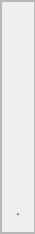
        <widget class="QFrame" name="center_left_frame">
         <property name="minimumSize">
          <size>
           <width>35</width>
           <height>0</height>
          </size>
         </property>
         <property name="maximumSize">
          <size>
           <width>20</width>
           <height>16777215</height>
          </size>
         </property>
         <property name="frameShape">
          <enum>QFrame::StyledPanel</enum>
         </property>
         <property name="frameShadow">
          <enum>QFrame::Raised</enum>
         </property>
         <layout class="QHBoxLayout" name="horizontalLayout_8">
          <property name="spacing">
           <number>0</number>
          </property>
          <property name="leftMargin">
           <number>0</number>
          </property>
          <property name="topMargin">
           <number>0</number>
          </property>
          <property name="rightMargin">
           <number>0</number>
          </property>
          <property name="bottomMargin">
           <number>0</number>
          </property>
          <item alignment="Qt::AlignLeft|Qt::AlignTop">
           <widget class="QFrame" name="menu_frame">
            <property name="minimumSize">
             <size>
              <width>100</width>
              <height>0</height>
             </size>
            </property>
            <property name="font">
             <font>
              <family>SansSerif</family>
              <pointsize>12</pointsize>
              <weight>75</weight>
              <bold>true</bold>
             </font>
            </property>
            <property name="styleSheet">
             <string notr="true">QPushButton{
border:none;
}</string>
            </property>
            <property name="frameShape">
             <enum>QFrame::StyledPanel</enum>
            </property>
            <property name="frameShadow">
             <enum>QFrame::Raised</enum>
            </property>
            <layout class="QGridLayout" name="gridLayout">
             <property name="leftMargin">
              <number>0</number>
             </property>
             <property name="topMargin">
              <number>5</number>
             </property>
             <property name="rightMargin">
              <number>0</number>
             </property>
             <property name="bottomMargin">
              <number>5</number>
             </property>
             <property name="horizontalSpacing">
              <number>5</number>
             </property>
             <property name="verticalSpacing">
              <number>15</number>
             </property>
             <item row="1" column="0">
              <widget class="QPushButton" name="video_btn">
               <property name="minimumSize">
                <size>
                 <width>32</width>
                 <height>32</height>
                </size>
               </property>
               <property name="maximumSize">
                <size>
                 <width>32</width>
                 <height>32</height>
                </size>
               </property>
               <property name="text">
                <string/>
               </property>
               <property name="icon">
                <iconset resource="asserts/icon/icon.qrc">
                 <normaloff>:/icon/video.svg</normaloff>:/icon/video.svg</iconset>
               </property>
               <property name="iconSize">
                <size>
                 <width>32</width>
                 <height>32</height>
                </size>
               </property>
              </widget>
             </item>
             <item row="0" column="1">
              <widget class="QLabel" name="label">
               <property name="font">
                <font>
                 <family>SansSerif</family>
                 <pointsize>12</pointsize>
                 <weight>75</weight>
                 <bold>true</bold>
                </font>
               </property>
               <property name="text">
                <string>Audio</string>
               </property>
              </widget>
             </item>
             <item row="3" column="0">
              <widget class="QPushButton" name="setting_btn">
               <property name="minimumSize">
                <size>
                 <width>32</width>
                 <height>32</height>
                </size>
               </property>
               <property name="maximumSize">
                <size>
                 <width>32</width>
                 <height>32</height>
                </size>
               </property>
               <property name="text">
                <string/>
               </property>
               <property name="icon">
                <iconset resource="asserts/icon/icon.qrc">
                 <normaloff>:/icon/setting.svg</normaloff>:/icon/setting.svg</iconset>
               </property>
               <property name="iconSize">
                <size>
                 <width>32</width>
                 <height>32</height>
                </size>
               </property>
              </widget>
             </item>
             <item row="4" column="1">
              <widget class="QLabel" name="label_5">
               <property name="text">
                <string>TextLabel</string>
               </property>
              </widget>
             </item>
             <item row="1" column="1">
              <widget class="QLabel" name="label_2">
               <property name="font">
                <font>
                 <family>SansSerif</family>
                 <pointsize>12</pointsize>
                 <weight>75</weight>
                 <bold>true</bold>
                </font>
               </property>
               <property name="text">
                <string>Video</string>
               </property>
              </widget>
             </item>
             <item row="2" column="0">
              <widget class="QPushButton" name="chat_btn">
               <property name="minimumSize">
                <size>
                 <width>32</width>
                 <height>32</height>
                </size>
               </property>
               <property name="maximumSize">
                <size>
                 <width>32</width>
                 <height>32</height>
                </size>
               </property>
               <property name="text">
                <string/>
               </property>
               <property name="icon">
                <iconset resource="asserts/icon/icon.qrc">
                 <normaloff>:/icon/chat.svg</normaloff>:/icon/chat.svg</iconset>
               </property>
               <property name="iconSize">
                <size>
                 <width>32</width>
                 <height>32</height>
                </size>
               </property>
              </widget>
             </item>
             <item row="4" column="0">
              <widget class="QPushButton" name="pushButton_5">
               <property name="minimumSize">
                <size>
                 <width>32</width>
                 <height>32</height>
                </size>
               </property>
               <property name="maximumSize">
                <size>
                 <width>32</width>
                 <height>32</height>
                </size>
               </property>
               <property name="text">
                <string>.</string>
               </property>
              </widget>
             </item>
             <item row="2" column="1">
              <widget class="QLabel" name="label_3">
               <property name="font">
                <font>
                 <family>SansSerif</family>
                 <pointsize>12</pointsize>
                 <weight>75</weight>
                 <bold>true</bold>
                </font>
               </property>
               <property name="text">
                <string>Chat</string>
               </property>
              </widget>
             </item>
             <item row="3" column="1">
              <widget class="QLabel" name="label_4">
               <property name="text">
                <string>TextLabel</string>
               </property>
              </widget>
             </item>
             <item row="0" column="0">
              <widget class="QPushButton" name="audio_btn">
               <property name="enabled">
                <bool>true</bool>
               </property>
               <property name="sizePolicy">
                <sizepolicy hsizetype="Minimum" vsizetype="Fixed">
                 <horstretch>0</horstretch>
                 <verstretch>0</verstretch>
                </sizepolicy>
               </property>
               <property name="minimumSize">
                <size>
                 <width>32</width>
                 <height>32</height>
                </size>
               </property>
               <property name="maximumSize">
                <size>
                 <width>32</width>
                 <height>32</height>
                </size>
               </property>
               <property name="text">
                <string/>
               </property>
               <property name="icon">
                <iconset resource="asserts/icon/icon.qrc">
                 <normaloff>:/icon/audio.svg</normaloff>:/icon/audio.svg</iconset>
               </property>
               <property name="iconSize">
                <size>
                 <width>32</width>
                 <height>32</height>
                </size>
               </property>
              </widget>
             </item>
            </layout>
           </widget>
          </item>
         </layout>
        </widget>
